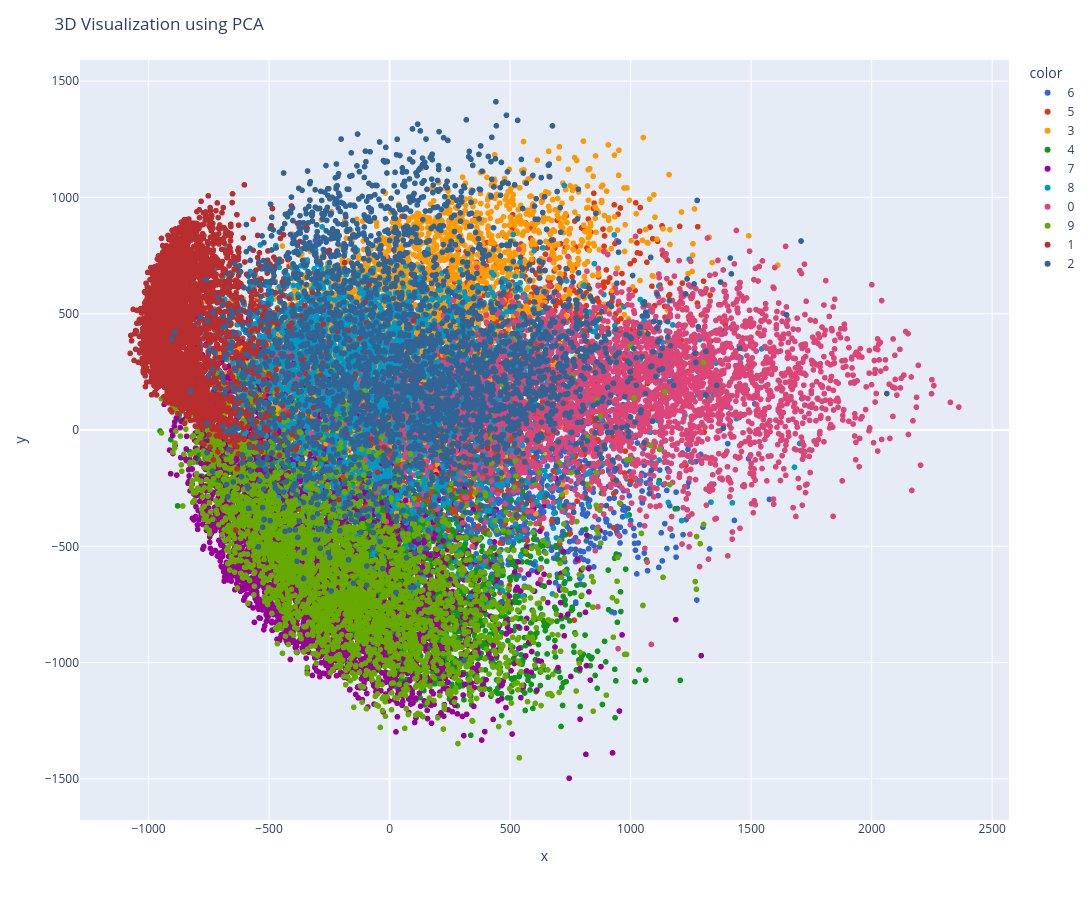

Source (notebook cell):
### Markdown cell above
## Now visualize this in 2d

### Code cell
import plotly.express as px

fig = px.scatter(x=X_train_trf[:,0],
                 y=X_train_trf[:,1],
                 color = y_train.astype(str),
                 color_discrete_sequence=px.colors.qualitative.G10)

fig.update_layout(
    width=1400,
    height=900,
    title="3D Visualization using PCA"
)
fig.show()

### Figure 1 — Plotly figure (JSON) as saved in the notebook; plotly's stock layout.template omitted (floating-point values rounded to 4 significant figures; data arrays with more than 128 entries replaced by an {"elided": "..."} marker saying what was removed)
{"data": [{"hovertemplate": "color=6<br>x=%{x}<br>y=%{y}<extra></extra>", "legendgroup": "6", "marker": {"color": "#3366CC", "symbol": "circle"}, "mode": "markers", "name": "6", "showlegend": true, "type": "scattergl", "x": {"elided": "3352 float values"}, "xaxis": "x", "y": {"elided": "3352 float values"}, "yaxis": "y"}, {"hovertemplate": "color=5<br>x=%{x}<br>y=%{y}<extra></extra>", "legendgroup": "5", "marker": {"color": "#DC3912", "symbol": "circle"}, "mode": "markers", "name": "5", "showlegend": true, "type": "scattergl", "x": {"elided": "3093 float values"}, "xaxis": "x", "y": {"elided": "3093 float values"}, "yaxis": "y"}, {"hovertemplate": "color=3<br>x=%{x}<br>y=%{y}<extra></extra>", "legendgroup": "3", "marker": {"color": "#FF9900", "symbol": "circle"}, "mode": "markers", "name": "3", "showlegend": true, "type": "scattergl", "x": {"elided": "3414 float values"}, "xaxis": "x", "y": {"elided": "3414 float values"}, "yaxis": "y"}, {"hovertemplate": "color=4<br>x=%{x}<br>y=%{y}<extra></extra>", "legendgroup": "4", "marker": {"color": "#109618", "symbol": "circle"}, "mode": "markers", "name": "4", "showlegend": true, "type": "scattergl", "x": {"elided": "3233 float values"}, "xaxis": "x", "y": {"elided": "3233 float values"}, "yaxis": "y"}, {"hovertemplate": "color=7<br>x=%{x}<br>y=%{y}<extra></extra>", "legendgroup": "7", "marker": {"color": "#990099", "symbol": "circle"}, "mode": "markers", "name": "7", "showlegend": true, "type": "scattergl", "x": {"elided": "3508 float values"}, "xaxis": "x", "y": {"elided": "3508 float values"}, "yaxis": "y"}, {"hovertemplate": "color=8<br>x=%{x}<br>y=%{y}<extra></extra>", "legendgroup": "8", "marker": {"color": "#0099C6", "symbol": "circle"}, "mode": "markers", "name": "8", "showlegend": true, "type": "scattergl", "x": {"elided": "3228 float values"}, "xaxis": "x", "y": {"elided": "3228 float values"}, "yaxis": "y"}, {"hovertemplate": "color=0<br>x=%{x}<br>y=%{y}<extra></extra>", "legendgroup": "0", "marker": {"color": "#DD4477", "symbol": "circle"}, "mode": "markers", "name": "0", "showlegend": true, "type": "scattergl", "x": {"elided": "3316 float values"}, "xaxis": "x", "y": {"elided": "3316 float values"}, "yaxis": "y"}, {"hovertemplate": "color=9<br>x=%{x}<br>y=%{y}<extra></extra>", "legendgroup": "9", "marker": {"color": "#66AA00", "symbol": "circle"}, "mode": "markers", "name": "9", "showlegend": true, "type": "scattergl", "x": {"elided": "3350 float values"}, "xaxis": "x", "y": {"elided": "3350 float values"}, "yaxis": "y"}, {"hovertemplate": "color=1<br>x=%{x}<br>y=%{y}<extra></extra>", "legendgroup": "1", "marker": {"color": "#B82E2E", "symbol": "circle"}, "mode": "markers", "name": "1", "showlegend": true, "type": "scattergl", "x": {"elided": "3775 float values"}, "xaxis": "x", "y": {"elided": "3775 float values"}, "yaxis": "y"}, {"hovertemplate": "color=2<br>x=%{x}<br>y=%{y}<extra></extra>", "legendgroup": "2", "marker": {"color": "#316395", "symbol": "circle"}, "mode": "markers", "name": "2", "showlegend": true, "type": "scattergl", "x": {"elided": "3331 float values"}, "xaxis": "x", "y": {"elided": "3331 float values"}, "yaxis": "y"}], "layout": {"height": 900, "legend": {"title": {"text": "color"}, "tracegroupgap": 0}, "margin": {"t": 60}, "title": {"text": "3D Visualization using PCA"}, "width": 1400, "xaxis": {"anchor": "y", "domain": [0, 1], "title": {"text": "x"}}, "yaxis": {"anchor": "x", "domain": [0, 1], "title": {"text": "y"}}}}
